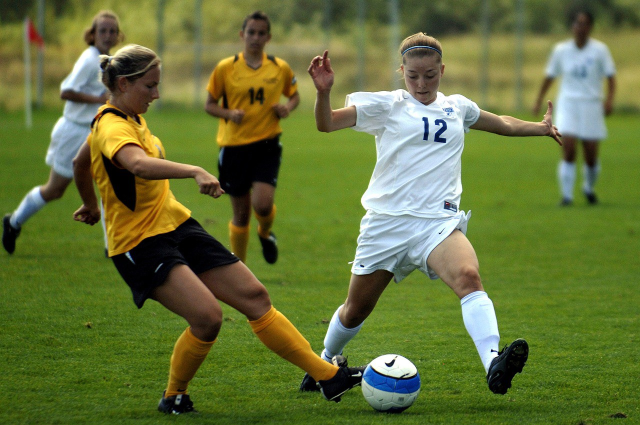
#> input picture image.jpeg, 1280 x 850 px, given in place of the camera (shown at 1/2 size)
$ python object_tracking_sample.py
#> lines starting #> are read from the running program, lines starting #| are printed output that depends on the picture; after the words box and inside, x2 and y2 are one past the last pixel; in counts of white or black regions, pixels touching at a corner belong together
# 180DA Citation: Code is from https://automaticaddison.com/real-time-object-tracking-using-opencv-and-a-webcam/

#!/usr/bin/env python

'''
180DA Citation: Code is from https://automaticaddison.com/real-time-object-tracking-using-opencv-and-a-webcam/
Welcome to the Object Tracking Program!

Using real-time streaming video from your built-in webcam, this program:
  - Creates a bounding box around a moving object
  - Calculates the coordinates of the centroid of the object
  - Tracks the centroid of the object

Author:
  - Addison Sears-Collins
  - https://automaticaddison.com
'''

from __future__ import print_function # Python 2/3 compatibility
import cv2 # Import the OpenCV library
import numpy as np # Import Numpy library

# Project: Object Tracking
# Author: Addison Sears-Collins
# Website: https://automaticaddison.com
# Date created: 06/13/2020
# Python version: 3.7

def main():
    """
    Main method of the program.
    """

    # Create a VideoCapture object
    cap = cv2.VideoCapture(0)

    # Create the background subtractor object
    # Use the last 700 video frames to build the background
    back_sub = cv2.createBackgroundSubtractorMOG2(history=700,
        varThreshold=25, detectShadows=True)

    # Create kernel for morphological operation
    # You can tweak the dimensions of the kernel
    # e.g. instead of 20,20 you can try 30,30.
    kernel = np.ones((20,20),np.uint8)

    while(True):

        # Capture frame-by-frame
        # This method returns True/False as well
        # as the video frame.
        ret, frame = cap.read()
#> frame is the input picture: shape (850, 1280, 3); mean B, G, R 58.2, 114.2, 101.6

        # Use every frame to calculate the foreground mask and update
        # the background
        fg_mask = back_sub.apply(frame)
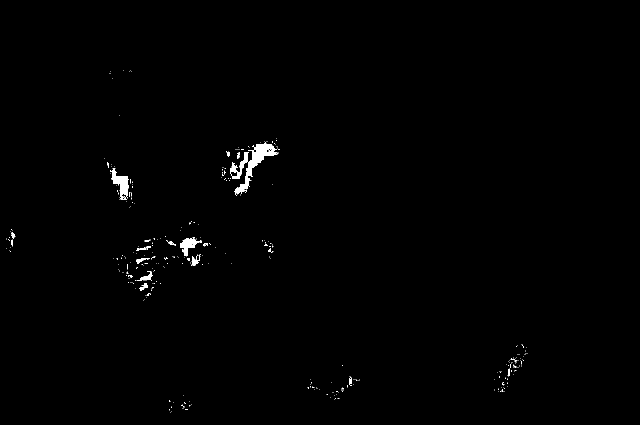
#> fg_mask: shape (850, 1280) (shown at 1/2 size); values 127 (black) and 255 (white), 0.62% white; 361 white regions (338 under 20 px), largest, box (x1, y1, x2, y2) and area: (460, 284, 553, 389) 2822, (220, 336, 256, 400) 1025, (360, 474, 404, 513) 710

        # Close dark gaps in foreground object using closing
        fg_mask = cv2.morphologyEx(fg_mask, cv2.MORPH_CLOSE, kernel)
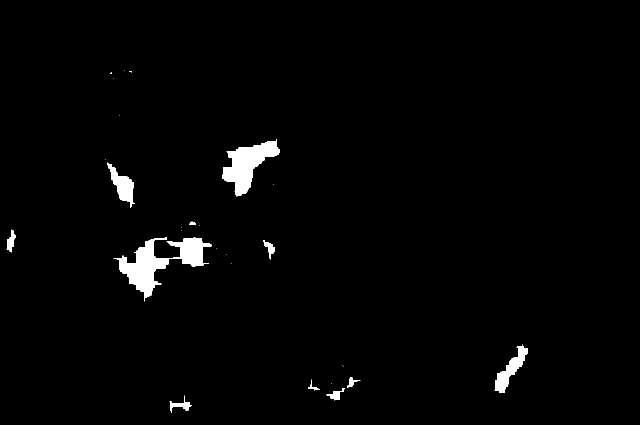
#> fg_mask: shape (850, 1280) (shown at 1/2 size); values 127 (black) and 255 (white), 1.8% white; 26 white regions (15 under 20 px), largest, box (x1, y1, x2, y2) and area: (227, 474, 423, 603) 8041, (444, 278, 560, 393) 5781, (989, 689, 1056, 785) 2130

        # Remove salt and pepper noise with a median filter
        fg_mask = cv2.medianBlur(fg_mask, 5)
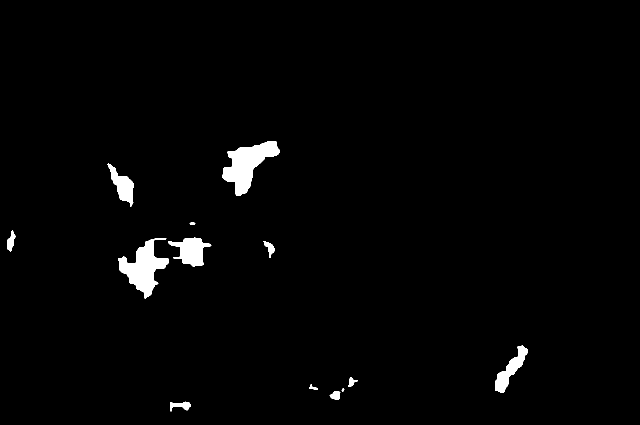
#> fg_mask: shape (850, 1280) (shown at 1/2 size); values 127 (black) and 255 (white), 1.8% white; 13 white regions, largest, box (x1, y1, x2, y2) and area: (445, 282, 559, 392) 5773, (236, 476, 338, 598) 5365, (336, 475, 423, 533) 2617

        # Threshold the image to make it either black or white
        _, fg_mask = cv2.threshold(fg_mask,127,255,cv2.THRESH_BINARY)
#> fg_mask: shape (850, 1280); 1.8% white; 13 white regions

        # Find the index of the largest contour and draw bounding box
        fg_mask_bb = fg_mask
        contours, hierarchy = cv2.findContours(fg_mask_bb,cv2.RETR_TREE,cv2.CHAIN_APPROX_SIMPLE)[-2:]
#> contours = 13 contours, 1 with area under 20; largest, box (x1, y1, x2, y2) and area: (445, 282, 559, 392) 5591, (236, 476, 338, 598) 5152, (336, 475, 423, 533) 2482, (990, 691, 1055, 785) 2003, (215, 327, 267, 413) 1752
        areas = [cv2.contourArea(c) for c in contours]
#> areas = [381.5, 230, 17, 66, 140, 2003, 271, 5152, 2482.5, 347.5, 40, 1751.5, 5591]

        # If there are no countours
        if len(areas) < 1:

            # Display the resulting frame
            cv2.imshow('frame',frame)

            # If "q" is pressed on the keyboard,
            # exit this loop
            if cv2.waitKey(1) & 0xFF == ord('q'):
                break

            # Go to the top of the while loop
            continue

        else:
            # Find the largest moving object in the image
            max_index = np.argmax(areas)
#> max_index = 12

        # Draw the bounding box
        cnt = contours[max_index]
#> cnt = contour of 110 points, box (x1, y1, x2, y2) (445, 282, 559, 392), area 5591
        x,y,w,h = cv2.boundingRect(cnt)
#> x = 445; y = 282; w = 114; h = 110
        cv2.rectangle(frame,(x,y),(x+w,y+h),(0,255,0),3)

        # Draw circle in the center of the bounding box
        x2 = x + int(w/2)
#> x2 = 502
        y2 = y + int(h/2)
#> y2 = 337
        cv2.circle(frame,(x2,y2),4,(0,255,0),-1)
#> frame: shape (850, 1280, 3); mean B, G, R 58.1, 114.6, 101.5

        # Print the centroid coordinates (we'll use the center of the
        # bounding box) on the image
        text = "x: " + str(x2) + ", y: " + str(y2)
#> text = 'x: 502, y: 337'
        cv2.putText(frame, text, (x2 - 10, y2 - 10),
            cv2.FONT_HERSHEY_SIMPLEX, 0.5, (0, 255, 0), 2)
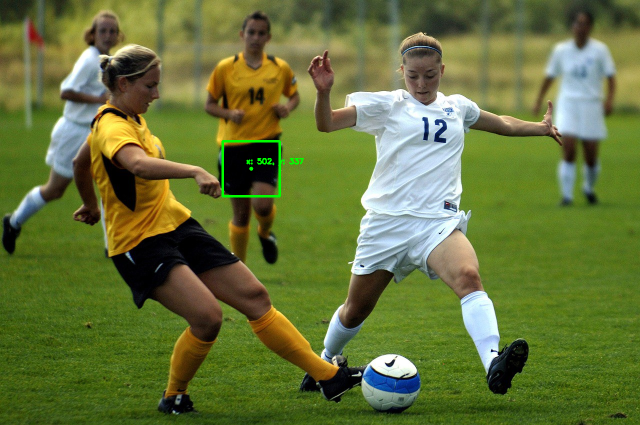
#> frame: shape (850, 1280, 3) (shown at 1/2 size); mean B, G, R 58.1, 114.7, 101.4

        # Display the resulting frame
        cv2.imshow('frame',frame)

        # If "q" is pressed on the keyboard,
        # exit this loop
        if cv2.waitKey(1) & 0xFF == ord('q'):
#> (key q is pressed here)
            break

    # Close down the video stream
    cap.release()
    cv2.destroyAllWindows()

if __name__ == '__main__':
    print(__doc__)
    main()
